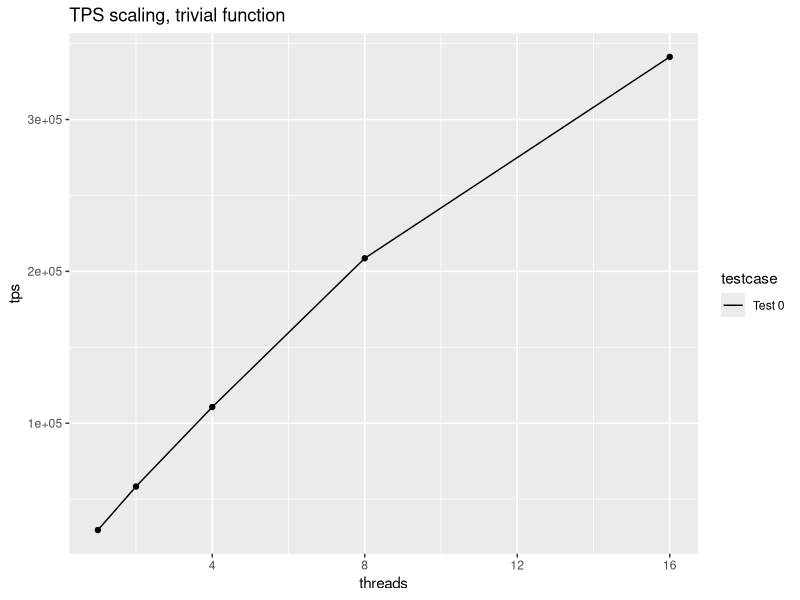
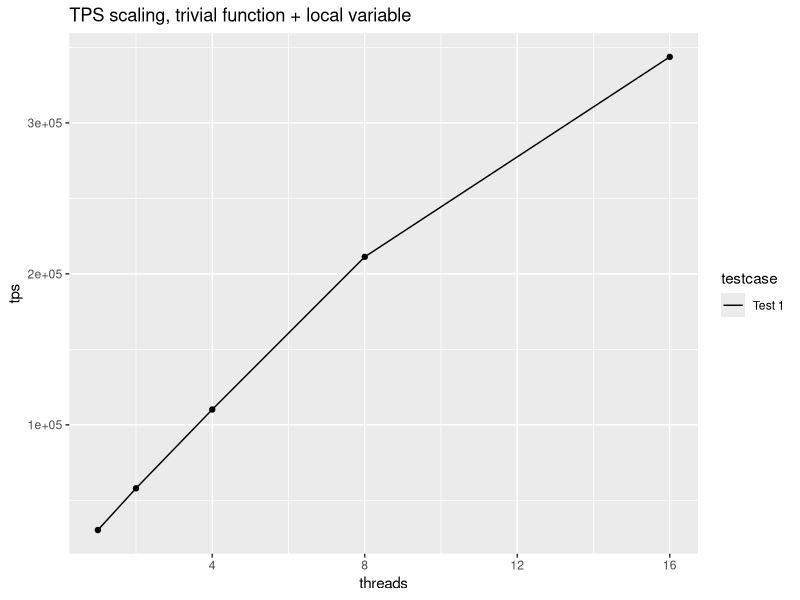
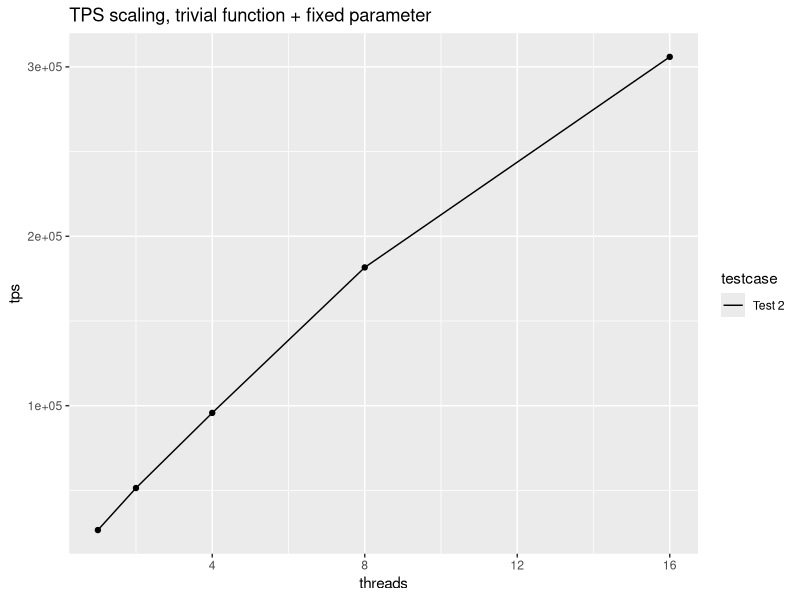
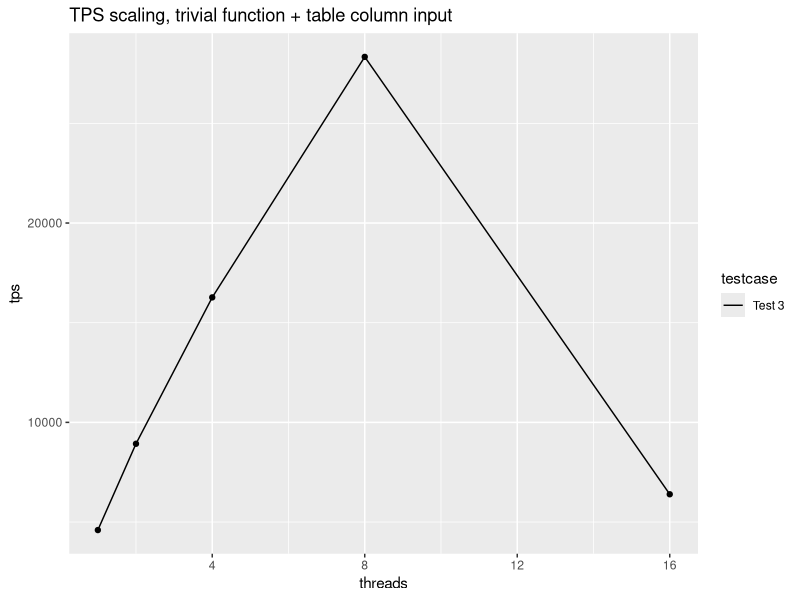
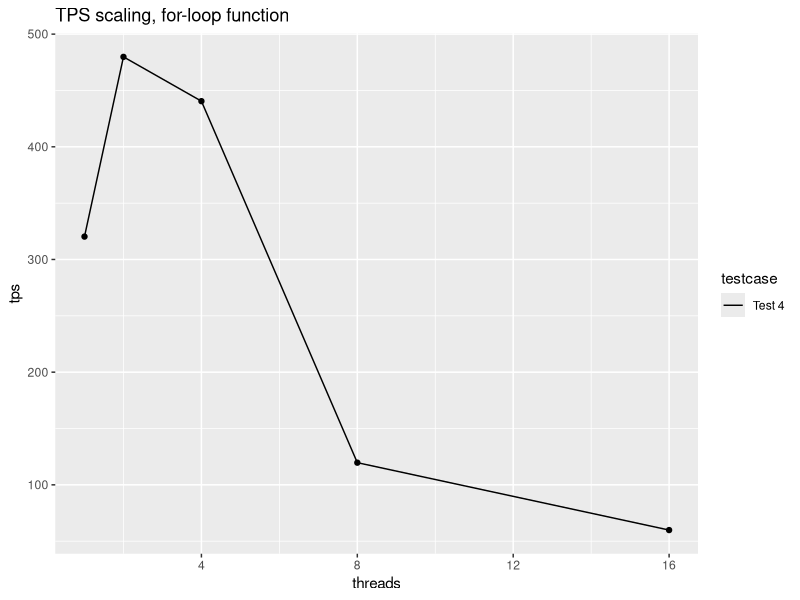
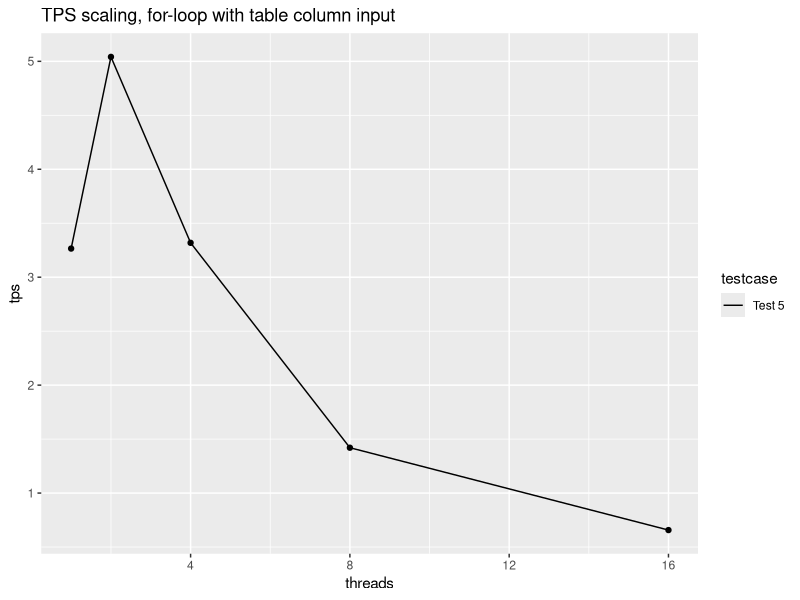
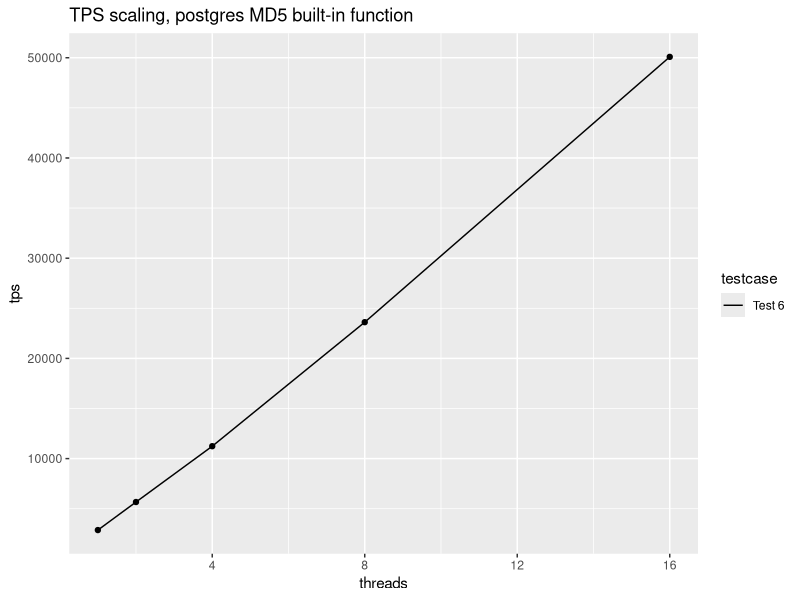
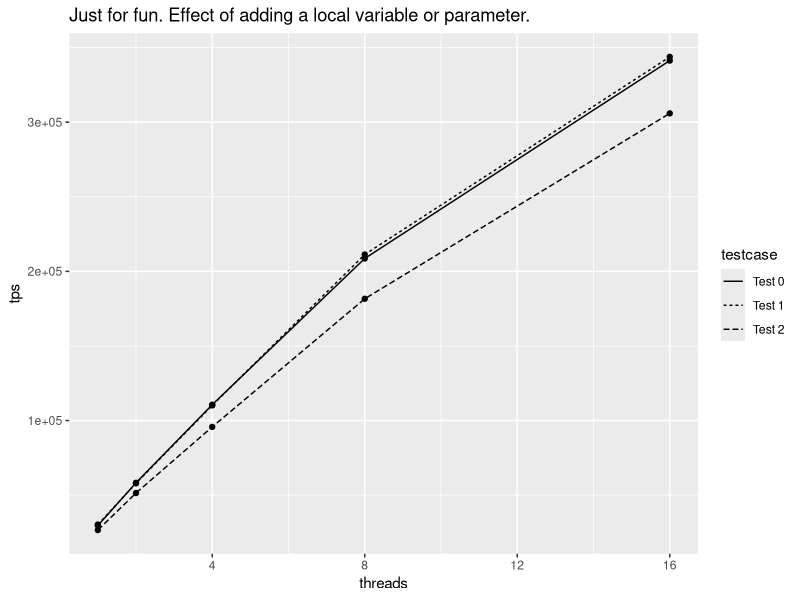

Here is the R script that generated these plots, in order:
# R script to convert result to a graphic.
# Having done this I realise R was the wrong choice but it's too late now. We're commited.

# Run R manually and type this line as root if ggplot2 is not installed
# install.packages("ggplot2")

library(reshape)
library(ggplot2)

d = read.csv("ppppt_results.csv", comment.char="#")
#plot(ggplot(subset(d, select=c('Test 2')), aes(x=threads, y=tps)) + labs(title = "Graph of pl/pgsql TPS varying with thread count") + geom_bar(stat="identity", fill="#FF9999", colour="black") + facet_wrap (~ testcase))
#plot(ggplot(subset(d, testcase %in% c('Test 1','Test 2')), aes(threads,tps,linetype=testcase)) + labs(title = "Graph of pl/pgsql TPS varying with thread count") + geom_line() + geom_point())


png(filename='result0.png')
plot(ggplot(subset(d, testcase=='Test 0'), aes(threads,tps,linetype=testcase)) + labs(title = "TPS scaling, trivial function") + geom_line() + geom_point())
dev.off()

png(filename='result1.png')
plot(ggplot(subset(d, testcase=='Test 1'), aes(threads,tps,linetype=testcase)) + labs(title = "TPS scaling, trivial function + local variable") + geom_line() + geom_point())
dev.off()

png(filename='result2.png')
plot(ggplot(subset(d, testcase=='Test 2'), aes(threads,tps,linetype=testcase)) + labs(title = "TPS scaling, trivial function + fixed parameter") + geom_line() + geom_point())
dev.off()

png(filename='result3.png')
plot(ggplot(subset(d, testcase=='Test 3'), aes(threads,tps,linetype=testcase)) + labs(title = "TPS scaling, trivial function + table column input") + geom_line() + geom_point())
dev.off()

png(filename='result4.png')
plot(ggplot(subset(d, testcase=='Test 4'), aes(threads,tps,linetype=testcase)) + labs(title = "TPS scaling, for-loop function") + geom_line() + geom_point())
dev.off()

png(filename='result5.png')
plot(ggplot(subset(d, testcase=='Test 5'), aes(threads,tps,linetype=testcase)) + labs(title = "TPS scaling, for-loop with table column input") + geom_line() + geom_point())
dev.off()

png(filename='result6.png')
plot(ggplot(subset(d, testcase=='Test 6'), aes(threads,tps,linetype=testcase)) + labs(title = "TPS scaling, postgres MD5 built-in function") + geom_line() + geom_point())
dev.off()

png(filename='resultB.png')
plot(ggplot(subset(d, testcase %in% c('Test 0','Test 1','Test 2')), aes(threads,tps,linetype=testcase)) + labs(title = "Just for fun. Effect of adding a local variable or parameter.") + geom_line() + geom_point())
dev.off()
